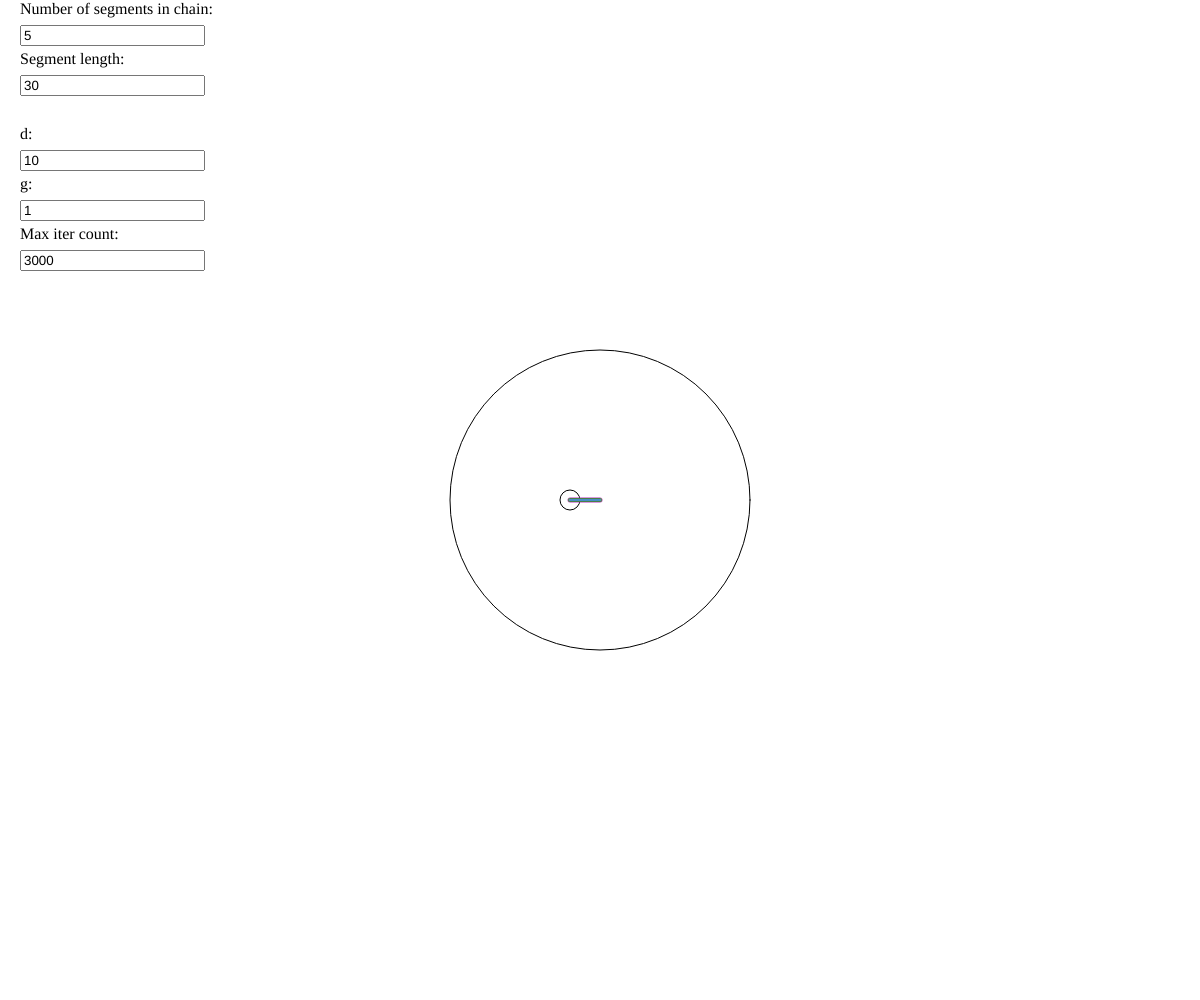
Frame 1 (no input)
Frame 60 (no input): identical to frame 1, image omitted
Frame 120 (the mouse pressed at the canvas centre since frame 60): identical to frame 1, image omitted

The p5.js sketch that drew this single still picture (run headless with seeded random() and noise() and a simulated clock; from frame 60 on, the mouse is pressed at the canvas centre):

// p5.js sketch
// ── sketch.js
let nSeg = 5;
let segLen = 30;

let segInput;
let lenInput;
let dInput;
let gInput;
let maxIterCountInput;
let d = 10;
let g = 1;
let maxIterCount = 3000;
let chainStartingPos;

let drawChain = true;

let currentAngles = [];
let chainDrawInfo = [];
let chainPoints = [];

function setup() {
    createCanvas(windowWidth, windowHeight);

    let segInputLabel = createDiv('Number of segments in chain:');
    segInputLabel.position(20, 0);

    segInput = createInput(nSeg.toString());
    segInput.position(20, 25);
    segInput.input(update_nSeg);

    let lenInputLabel = createDiv('Segment length:');
    lenInputLabel.position(20, 50);

    lenInput = createInput(segLen.toString());
    lenInput.position(20, 75);
    lenInput.input(update_lenInput);

    let dInputLabel = createDiv('d:');
    dInputLabel.position(20, 125);

    dInput = createInput(d.toString());
    dInput.position(20, 150);
    dInput.input(update_d);

    let gInputLabel = createDiv('g:');
    gInputLabel.position(20, 175);

    gInput = createInput(g.toString());
    gInput.position(20, 200);
    gInput.input(update_g);

    let maxIterCountInputLabel = createDiv('Max iter count:');
    maxIterCountInputLabel.position(20, 225);

    maxIterCountInput = createInput(maxIterCount.toString());
    maxIterCountInput.position(20, 250);
    maxIterCountInput.input(update_maxIterCount);

    updateChainConfig();
}

function updateChainConfig() {
    chainStartingPos = createVector(width / 2, height / 2);
    currentAngles = [];
    chainDrawInfo = [];
    let lineWidth = nSeg + 1;
    for (let i = 0; i < nSeg; i++) {
        currentAngles.push(
            PI
        );
        let color = {
            r: random(255),
            g: random(255),
            b: random(255)
        }
        lineWidth -= 1;
        chainDrawInfo.push(
            {
                color: color,
                thickness: lineWidth
            }
        );
    }
}

function update_nSeg() {
    nSeg = int(this.value());
    drawChain = true;
    updateChainConfig();
}

function update_lenInput() {
    segLen = int(this.value());
    drawChain = true;
    updateChainConfig();
}

function update_d() {
    d = int(this.value());
    drawChain = true;
    updateChainConfig();
}

function update_g() {
    g = int(this.value());
    drawChain = true;
    updateChainConfig();
}

function update_maxIterCount() {
    maxIterCount = int(this.value());
    drawChain = true;
    updateChainConfig();
}

function err(angles, target) {
    let chain = generateChain(chainStartingPos, angles);
    let lastElement = chain[chain.length - 1];
    return Math.sqrt(
        Math.pow(target.x - lastElement.pos.x, 2) + Math.pow(target.y - lastElement.pos.y, 2)
    );
}

function optimization_IK(d, g, maxIterCount, target) {
    let iterCount = 0;
    let gradients = Array(currentAngles.length).fill(0);
    while (err(currentAngles, target) > d && iterCount < maxIterCount) {
        iterCount++;
        let anglesA;
        let anglesB;

        /*
        for (let i = currentAngles.length - 1; i >= 0; i--) {
            anglesA = currentAngles.slice();
            anglesB = currentAngles.slice();
            anglesA[i] = anglesA[i] + g;
            anglesB[i] = anglesB[i] - g;
            gradients[i] = err(anglesA, target) - err(anglesB, target);
        }
        for (let i = currentAngles.length - 1; i >= 0; i--) {
            currentAngles[i] = currentAngles[i] - gradients[i];
        }
        */
        for (let i = 0; i < currentAngles.length; i++) {
            anglesA = currentAngles.slice();
            anglesB = currentAngles.slice();
            anglesA[i] = anglesA[i] + g;
            anglesB[i] = anglesB[i] - g;
            gradients[i] = err(anglesA, target) - err(anglesB, target);
        }
        console.log(currentAngles);
        currentAngles = currentAngles.map((angle, indx) => {
            return angle - gradients[indx];
        });
        console.log(currentAngles);
    }
    if (iterCount >= maxIterCount) {
        return false;
    } else {
        return true;
    }

}

function generateChain(start, angles) {
    let pos = createVector(start.x, start.y);
    let accAngle = 0;

    let chainInfo = [];
    //for (let i = angles.length - 1; i >= 0; i--) {
    for (let i = 0; i < angles.length; i++) {
        let oldPos = createVector(pos.x, pos.y);
        pos = createVector(
            pos.x + segLen * cos(accAngle + angles[i]),
            pos.y + segLen * sin(accAngle + angles[i])
        );
        accAngle += angles[i];
        chainInfo.push(
            {
                oldPos: oldPos,
                pos: pos
            }
        );
    }
    return chainInfo;
}


let drawOnce = true;
function draw() {
    if (drawOnce) {
        background(255);
        stroke(0);
        ellipse(chainStartingPos.x, chainStartingPos.y, nSeg * segLen * 2, nSeg * segLen * 2);
        drawOnce = false;
        chainPoints = generateChain(chainStartingPos, currentAngles);
        console.log(currentAngles);

        ellipse(chainPoints[chainPoints.length - 1].pos.x, chainPoints[chainPoints.length - 1].pos.y, d * 2, d * 2);
        for (let i = 0; i < chainPoints.length; i++) {
            strokeWeight(chainDrawInfo[i].thickness);
            stroke(
                chainDrawInfo[i].color.r,
                chainDrawInfo[i].color.g,
                chainDrawInfo[i].color.b
            );
            line(chainPoints[i].oldPos.x, chainPoints[i].oldPos.y,
                chainPoints[i].pos.x, chainPoints[i].pos.y);
        }

    }
}
